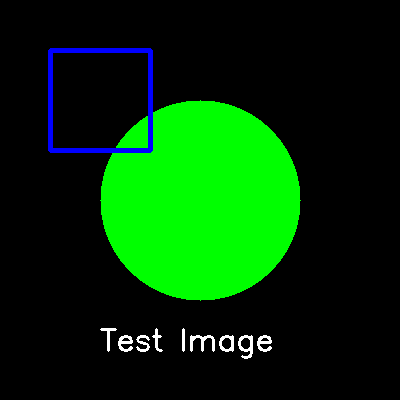
#> input picture images/test.png, 400 x 400 px
$ python -i morphology.py   (imports and definitions only)
#> lines starting #> are read from the running program, lines starting #| are printed output that depends on the picture; after the words box and inside, x2 and y2 are one past the last pixel; in counts of white or black regions, pixels touching at a corner belong together
import cv2
import numpy as np
from typing import Tuple, Optional, Union


class MorphologyProcessor:

    @staticmethod
    def threshold(image: np.ndarray,
                  method: str = 'binary',
                  threshold_value: int = 127,
                  max_value: int = 255,
                  block_size: int = 11,
                  c_value: float = 2.0) -> Tuple[np.ndarray, float]:
        if image.ndim != 2:
            raise ValueError("Image must be grayscale for threshold operation.")

        if method == 'otsu':
            threshold_value, binary = cv2.threshold(
                image, 0, max_value,
                cv2.THRESH_BINARY + cv2.THRESH_OTSU
            )
            return binary, float(threshold_value)

        elif method == 'adaptive_mean':
            if block_size % 2 == 0:
                block_size += 1
            binary = cv2.adaptiveThreshold(
                image, max_value,
                cv2.ADAPTIVE_THRESH_MEAN_C,
                cv2.THRESH_BINARY,
                block_size, c_value
            )
            return binary, threshold_value

        elif method == 'adaptive_gaussian':
            if block_size % 2 == 0:
                block_size += 1
            binary = cv2.adaptiveThreshold(
                image, max_value,
                cv2.ADAPTIVE_THRESH_GAUSSIAN_C,
                cv2.THRESH_BINARY,
                block_size, c_value
            )
            return binary, threshold_value

        else:
            thresh_map = {
                'binary': cv2.THRESH_BINARY,
                'binary_inv': cv2.THRESH_BINARY_INV,
                'trunc': cv2.THRESH_TRUNC,
                'tozero': cv2.THRESH_TOZERO,
                'tozero_inv': cv2.THRESH_TOZERO_INV
            }

            thresh_type = thresh_map.get(method, cv2.THRESH_BINARY)
            threshold_value, binary = cv2.threshold(
                image, threshold_value, max_value, thresh_type
            )
            return binary, float(threshold_value)

    # [151 lines left out: functions multi_threshold, get_kernel, erode, dilate, opening, closing and 5 more, not called in this run]

>>> import cv2
>>> picture = cv2.imread('../../images/test.png', cv2.IMREAD_GRAYSCALE)
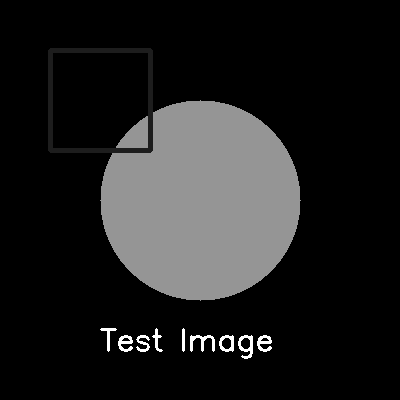
#> picture: shape (400, 400); min 0, max 255, mean 31.2
>>> result = MorphologyProcessor().threshold(picture)
#> in threshold, `threshold_value, binary = cv2.threshold( image, threshold_value, max_v..`:
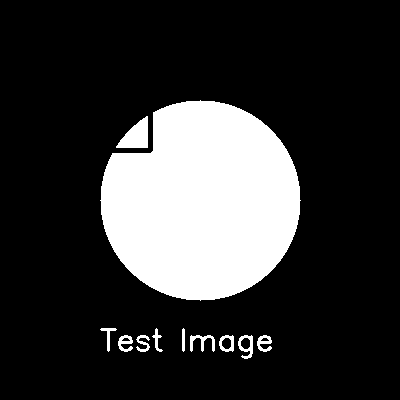
#> binary: shape (400, 400); 20.1% white; 11 white regions, largest, box (x1, y1, x2, y2) and area: (100, 100, 301, 301) 30437, (116, 116, 148, 148) 616, (190, 335, 215, 352) 187
#> in threshold, `threshold_value, binary = cv2.threshold( image, threshold_value, max_v..`: threshold_value = 127
